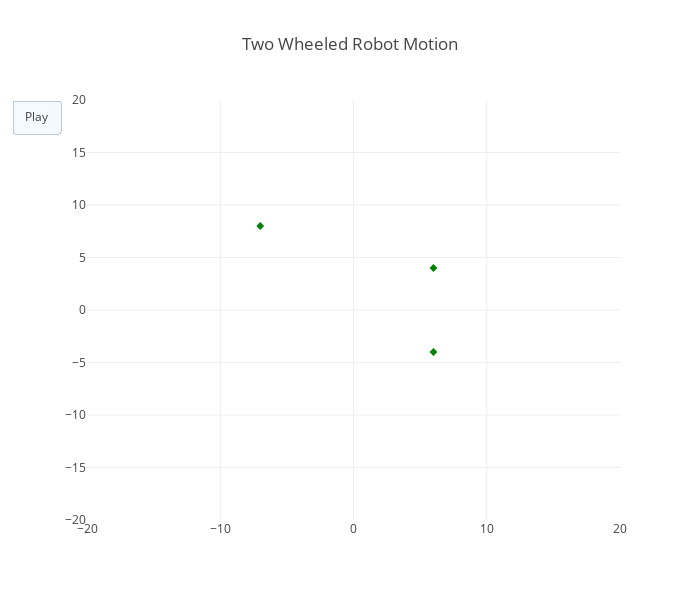

Notebook source saved alongside this figure:
### Code cell
dt = .1
alpha = np.array([.1, .01, .01, .1])
t = np.arange(0,20.1, dt)
x0 = np.array([-5, -3, np.pi/2])
Y = np.array([[6., 4.],
              [-7., 8.],
              [6., -4]])
R = np.array([[.01, .0],
              [0., .0025]])

v = 1 + .5*np.cos(.4*np.pi*t)
w = -.2 + 2*np.cos(1.2*np.pi*t)
robot = VCRobot(dt, alpha)
X = robot.generate_motion(v,w,x0)
ani = LocalizationAnimation(X,Y)
ani.animate()

### Figure 1 — Plotly figure (JSON) as saved in the notebook; plotly's stock layout.template omitted (floating-point values rounded to 4 significant figures)
{"data": [{"marker": {"color": "#C30000", "size": 20}, "mode": "markers", "name": "Robot Body", "x": -5, "y": -5.023}, {"line": {"color": "blue", "width": 2}, "mode": "lines", "name": "Robot Heading", "x": -5, "y": -5.023}, {"marker": {"color": "green", "symbol": "diamond"}, "mode": "markers", "name": "Landmakrs", "x": [6, -7, 6], "y": [4, 8, -4]}], "layout": {"height": 600, "hovermode": "closest", "title": "Two Wheeled Robot Motion", "updatemenus": [{"buttons": [{"args": [null], "label": "Play", "method": "animate"}], "type": "buttons"}], "width": 700, "xaxis": {"autorange": false, "range": [-20, 20], "zeroline": false}, "yaxis": {"autorange": false, "range": [-20, 20], "zeroline": false}}}
